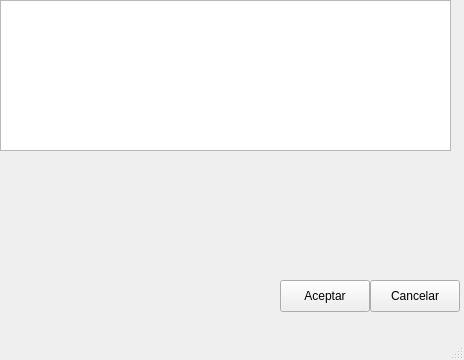
<?xml version="1.0" encoding="UTF-8"?>
<ui version="4.0">
 <class>MainWindow</class>
 <widget class="QMainWindow" name="MainWindow">
  <property name="geometry">
   <rect>
    <x>0</x>
    <y>0</y>
    <width>464</width>
    <height>360</height>
   </rect>
  </property>
  <property name="windowTitle">
   <string>MainWindow</string>
  </property>
  <widget class="QWidget" name="centralwidget">
   <widget class="QTextBrowser" name="txtTexto">
    <property name="geometry">
     <rect>
      <x>0</x>
      <y>0</y>
      <width>451</width>
      <height>151</height>
     </rect>
    </property>
   </widget>
   <widget class="QPushButton" name="btn_cancelar">
    <property name="geometry">
     <rect>
      <x>370</x>
      <y>280</y>
      <width>90</width>
      <height>32</height>
     </rect>
    </property>
    <property name="text">
     <string>Cancelar</string>
    </property>
   </widget>
   <widget class="QPushButton" name="btn_aceptar">
    <property name="geometry">
     <rect>
      <x>280</x>
      <y>280</y>
      <width>90</width>
      <height>32</height>
     </rect>
    </property>
    <property name="text">
     <string>Aceptar</string>
    </property>
   </widget>
  </widget>
  <widget class="QMenuBar" name="menubar">
   <property name="geometry">
    <rect>
     <x>0</x>
     <y>0</y>
     <width>464</width>
     <height>28</height>
    </rect>
   </property>
  </widget>
  <widget class="QStatusBar" name="statusbar"/>
 </widget>
 <resources/>
 <connections/>
</ui>
